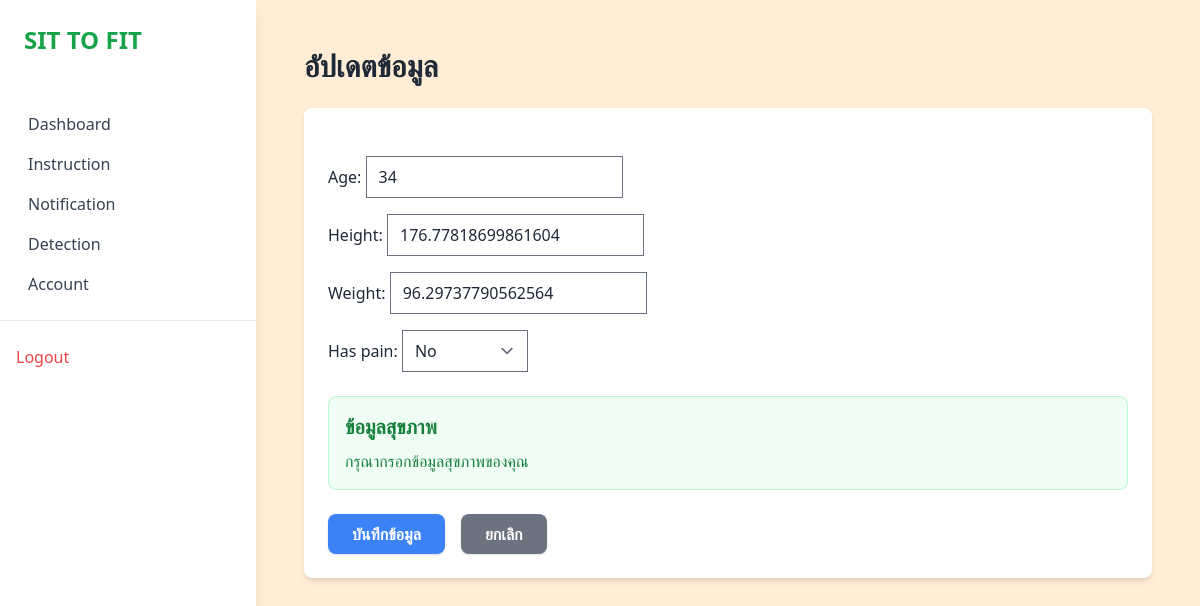
The app's page /update-personal-health/ (signed in) with its own data.
### base/models.py (models this page shows, shortened)
class PersonalHealthInformation(models.Model):
    user = models.OneToOneField(UserInfomation, on_delete=models.CASCADE, null=True, blank=True)
    age = models.IntegerField(null=True, blank=True)
    height = models.FloatField(null=True, blank=True)
    weight = models.FloatField(null=True, blank=True)
    has_pain = models.BooleanField(default=False, null=True, blank=True)

### base/views.py (the view)
# urls.py: path('update-personal-health/', PersonalHealthInformationUpdateView.as_view(), name='update_personal_health'),
class PersonalHealthInformationUpdateView(LoginRequiredMixin, UpdateView):
    model = PersonalHealthInformation
    fields = ['age', 'height', 'weight', 'has_pain']
    template_name = 'update_user_data.html'  # ใช้ Template เดียวกัน
    success_url = reverse_lazy('base:home')
    def get_object(self, queryset=None):
        obj, created = PersonalHealthInformation.objects.get_or_create(user=self.request.user)
        return obj
    def get_context_data(self, **kwargs):
        context = super().get_context_data(**kwargs)
        context['form_type'] = 'personal_health_information'  # ระบุประเภทฟอร์ม
        return context

### base/templates/update_user_data.html (shortened to what this page needs)
{% extends 'base.html' %}
{% block main %}
<div class="container mx-auto p-6">
  <h2 class="text-3xl font-bold text-gray-800 mb-6">อัปเดตข้อมูล</h2>
  <form method="post" class="bg-white shadow-md rounded-lg p-6 space-y-6">
    <div class="space-y-4">
      {{ form.as_p }}
    </div>
    {% if form_type == 'personal_information' %}
      <div class="bg-blue-50 p-4 rounded-lg border border-blue-200 text-blue-700">
        <h3 class="text-xl font-semibold mb-2">ข้อมูลส่วนตัว</h3>
        <p>กรุณากรอกข้อมูลเกี่ยวกับอาชีพและเป้าหมายของคุณ</p>
      </div>
    {% elif form_type == 'personal_health_information' %}
      <div class="bg-green-50 p-4 rounded-lg border border-green-200 text-green-700">
        <h3 class="text-xl font-semibold mb-2">ข้อมูลสุขภาพ</h3>
        <p>กรุณากรอกข้อมูลสุขภาพของคุณ</p>
      </div>
    {% endif %}
    <div class="flex items-center space-x-4">
      <button type="submit" class="bg-blue-500 hover:bg-blue-600 text-white font-semibold py-2 px-6 rounded-lg shadow">
        บันทึกข้อมูล
      </button>
      <a href="{% url 'base:home' %}"
         class="bg-gray-500 hover:bg-gray-600 text-white font-semibold py-2 px-6 rounded-lg shadow">
        ยกเลิก
      </a>
    </div>
  </form>
</div>
{% endblock %}

### records on screen
PersonalHealthInformation: age "34", height "176.77818699861604", weight "96.29737790562564", has_pain "No"
